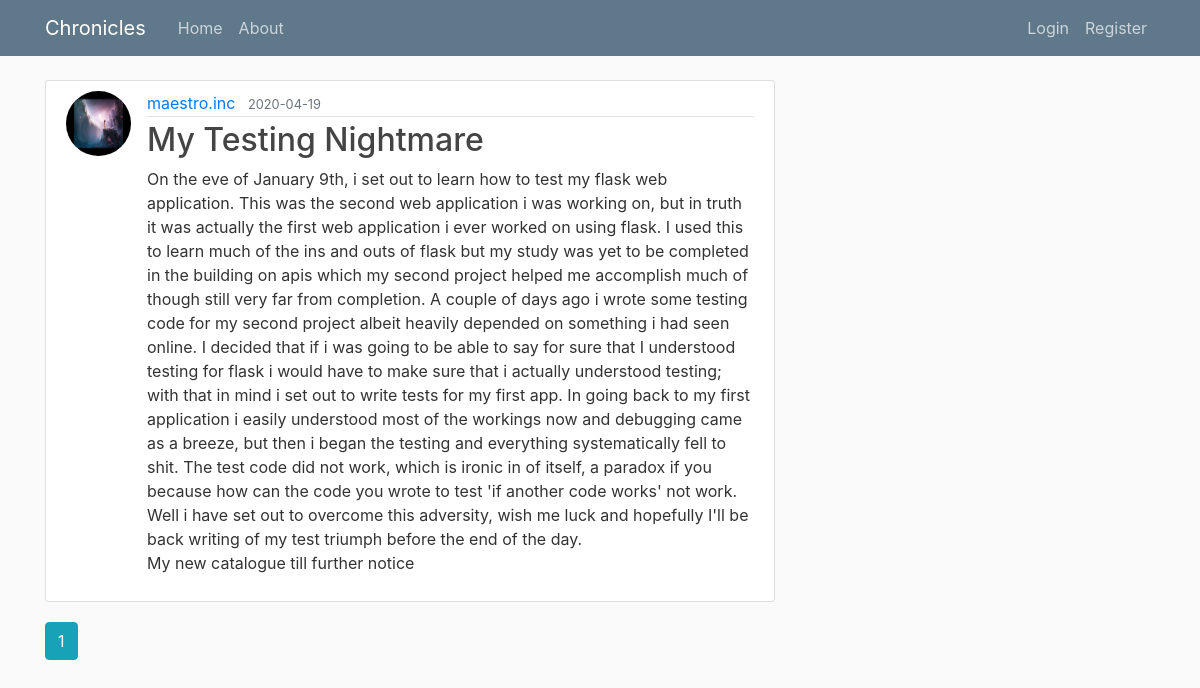
Before: / with the older database file.
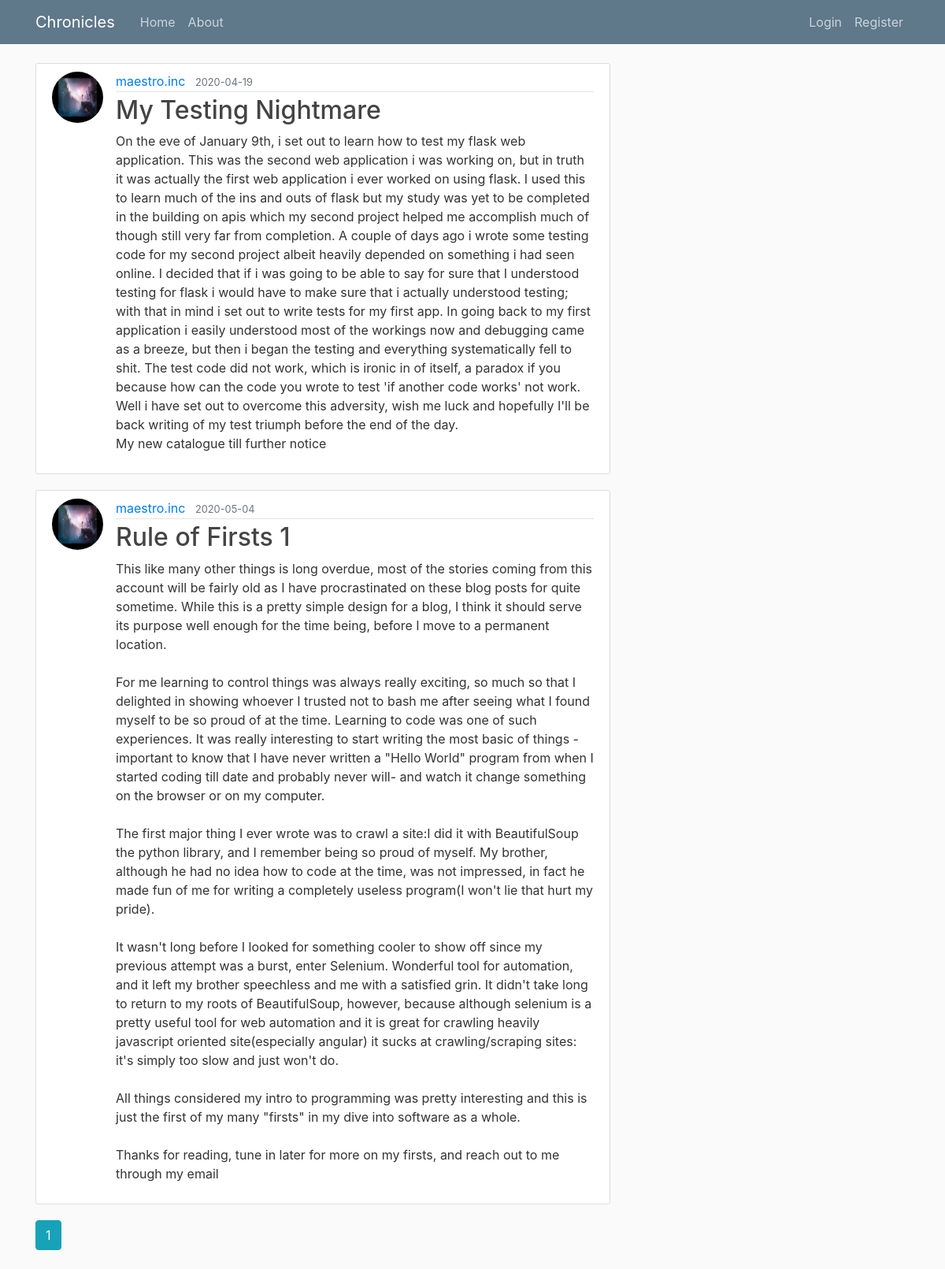
After: the same page with the newer database file.
### flaskblog/models.py (models this page shows, shortened)
class Post(db.Model):
    id = db.Column(db.Integer(), primary_key=True)
    title = db.Column(db.String(200), nullable=False)
    date_posted = db.Column(db.DateTime, nullable=False, default=datetime.utcnow)
    content = db.Column(db.String(1200000), nullable=False)
    user_id = db.Column(db.Integer(), db.ForeignKey(User.id), nullable=False)

class User(db.Model, UserMixin):
    id = db.Column(db.Integer(), primary_key=True)
    username = db.Column(db.String(100), unique=True, nullable=False)
    email = db.Column(db.String(100), unique=True, nullable=False)
    password = db.Column(db.String(70), nullable=False)
    image_file = db.Column(db.String(55), nullable=False, default='default.png')
    post = db.relationship('Post', backref="author", lazy=True)

### flaskblog/main/routes.py (the view)
@main.route("/home")
@main.route("/")
def home_page():
    page = request.args.get('page', 1, type=int)
    posts = Post.query.order_by(Post.date_posted.asc()).paginate(per_page=5)
    return render_template('home.html', title='Home', posts=posts)

### flaskblog/templates/home.html
{% extends "layout.html" %}
{% block content %}
    {% for post in posts.items %}
        <article class="media content-section">
          <img class="rounded-circle article-img" src="{{ url_for('static', filename='profile_pics/' + post.author.image_file) }}">
          <div class="media-body">
            <div class="article-metadata">
              <a class="mr-2" href="{{ url_for('users.user_posts', username=post.author.username) }}">{{ post.author.username }}</a>
              <small class="text-muted">{{ post.date_posted.strftime('%Y-%m-%d') }}</small>
            </div>
            <h2><a class="article-title" href="{{ url_for('posts.post', post_id=post.id) }}">{{ post.title }}</a></h2>
            <p class="article-content">{{ post.content }}</p>
          </div>
        </article>
    {% endfor %}
    {% for page_num in posts.iter_pages(left_edge=1, right_edge=1, left_current=1, right_current=2) %}
      {% if page_num %}
        {% if posts.page == page_num %}
          <a class="btn btn-info mb-4" href="{{ url_for('main.home_page', page=page_num) }}">{{ page_num }}</a>
        {% else %}
          <a class="btn btn-outline-info mb-4" href="{{ url_for('main.home_page', page=page_num) }}">{{ page_num }}</a>
        {% endif %}
      {% else %}
        ...
      {% endif %}
    {% endfor %}
{% endblock content %}

### flaskblog/templates/layout.html (shortened to what this page needs)
<!DOCTYPE html>
<html>
<head>
    <link rel="stylesheet" href="https://maxcdn.bootstrapcdn.com/bootstrap/4.0.0/css/bootstrap.min.css">
    <link rel="stylesheet" type="text/css" href="{{ url_for('static', filename='main.css') }}">
</head>
<body>
    <header class="site-header">
      <nav class="navbar navbar-expand-md navbar-dark bg-steel fixed-top">
        <div class="container">
          <a class="navbar-brand mr-4" href="/">Chronicles</a>
          <div class="collapse navbar-collapse" id="navbarToggle">
            <div class="navbar-nav mr-auto">
              <a class="nav-item nav-link" href="{{ url_for('main.home_page') }}">Home</a>
              <a class="nav-item nav-link" href="{{ url_for('main.about') }}">About</a>
            </div>
            <div class="navbar-nav">
              {% if current_user.is_authenticated %}
                <a class="nav-item nav-link" href="{{ url_for('posts.new_post') }}">New Post</a>
                <a class="nav-item nav-link" href="{{ url_for('users.account') }}">Account</a>
                <a class="nav-item nav-link" href="{{ url_for('users.logout') }}">Logout</a>
              {% else %}
                <a class="nav-item nav-link" href="{{ url_for('users.login') }}">Login</a>
                <a class="nav-item nav-link" href="{{ url_for('users.Sign_Up') }}">Register</a>
              {% endif %}
            </div>
          </div>
        </div>
      </nav>
    </header>
    <main role="main" class="container">
      <div class="row">
        <div class="col-md-8">
          {% block content %}{% endblock %}
        </div>
    </main>
</body>
</html>

### flaskblog/static/main.css (style rules this page uses)
body { background: #fafafa; color: #333333; margin-top: 5rem; }
h1, h2, h3, h4, h5, h6 { color: #444444; }
.bg-steel { background-color: #5f788a; }
.site-header .navbar-nav .nav-link { color: #cbd5db; }
.content-section { background: #ffffff; padding: 10px 20px; border: 1px solid #dddddd; border-radius: 3px; margin-bottom: 20px; }
.article-title { color: #444444; }
.article-content { white-space: pre-line; }
.article-img { height: 65px; width: 65px; margin-right: 16px; }
.article-metadata { padding-bottom: 1px; margin-bottom: 4px; border-bottom: 1px solid #e3e3e3 }

Changed rows visible on the page:
added Post: image_file (picture), author.username "maestro.inc", date_posted "2020-05-04", title "Rule of Firsts 1", content "This like many other things is long overdue, most of the stories coming from this account will be fairly old as I have procrastinated on these blog posts for quite sometime. While this is a pretty simple design for a blog, I think it should serve its purpose well enough for the time being, before I move to a permanent location. For me learning to control things was always really exciting, so much so that I delighted in showing whoever I trusted not to bash me after seeing what I found myself to be so proud of at the time. Learning to code was one of such experiences. It was really interesting to start writing the most basic of things -important to know that I have never written a \"Hello…"
